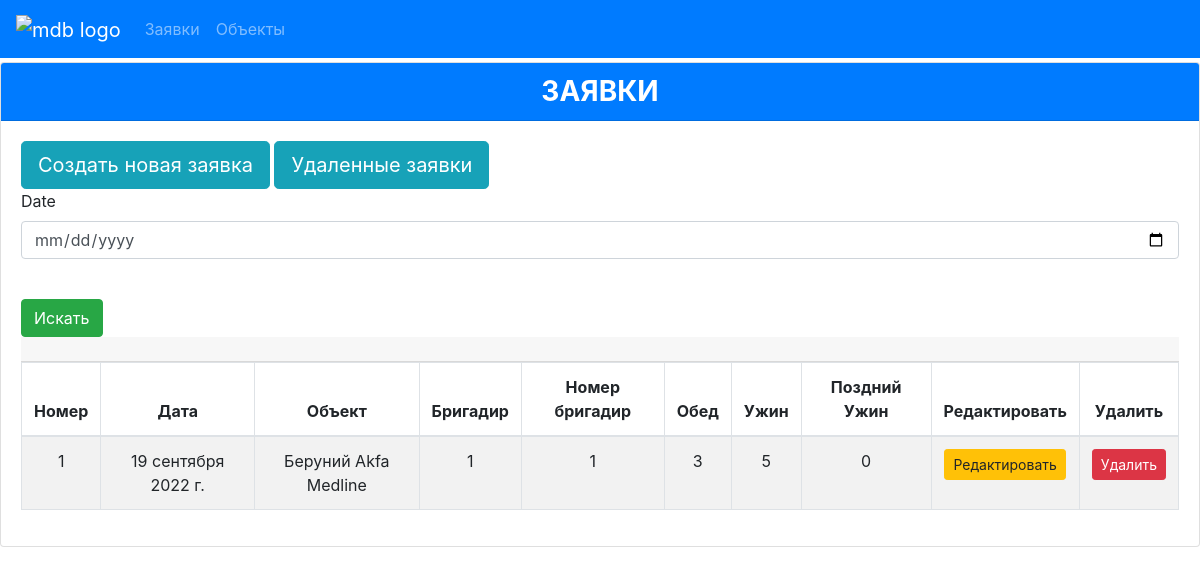
/requests/ (signed in), run on an earlier commit of the app's database.
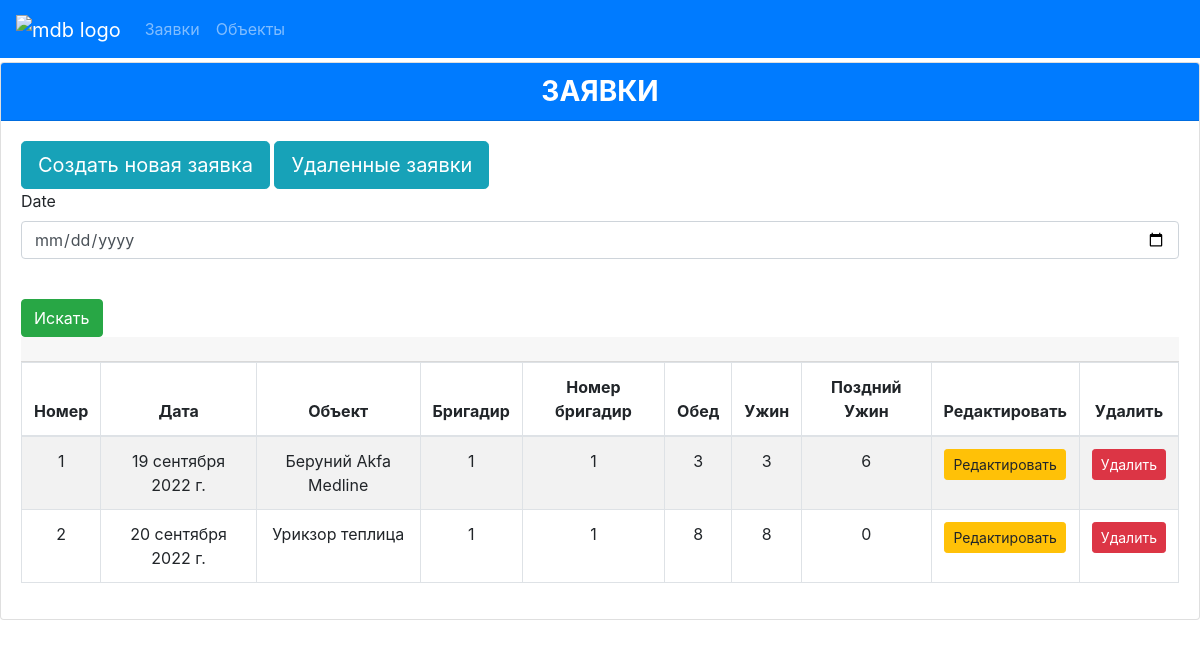
And on a later commit of the database.
### orders/models.py (models this page shows)
class Requests(models.Model):
    date = models.DateField(auto_now_add=True)
    object = models.ForeignKey(Objects, on_delete=models.CASCADE, verbose_name='Объект')
    lunch = models.IntegerField(default=0, blank=True, null=True,  verbose_name='Обед')
    dinner = models.IntegerField(default=0, blank=True, null=True,verbose_name='Ужин')
    late_dinner = models.IntegerField(default=0, blank=True, null=True,verbose_name='Поздный ужин')
    is_active = models.IntegerField(choices=IS_ACTIVE, default='1', verbose_name='Активность')
    class Meta:
        verbose_name = ("Заявка")
        verbose_name_plural = ("Заявки")

class Objects(models.Model):
    name = models.CharField(max_length=255, verbose_name='Название объекта')
    brigadir = models.CharField(max_length=255, verbose_name='Ф.И.О. Бригадира')
    phone = models.CharField(max_length=9, verbose_name='Номер телефона')
    is_active = models.IntegerField(choices=IS_ACTIVE, default='1', verbose_name='Активность')
    class Meta:
        verbose_name = ("Объект")
        verbose_name_plural = ("Объекты")
    def __str__(self):
        return self.name

### orders/views.py (the view)
# urls.py: path('requests/', requests, name='requests'),
@login_required
def requests(request):
    requests = Requests.objects.filter(is_active=1)
    rfilter = RequestFilter(request.GET, queryset=requests)
    requests = rfilter.qs
    print(requests)
    a = dict(rfilter.data)
    print(dict(a))
    context = {'requests': requests, 'rfilter': rfilter, 'a': a}
    return render(request, 'request/request.html', context=context)

### templates/request/request.html (shortened to what this page needs)
{% extends 'base.html' %}
{% block content %}
{% load bootstrap_icons %}
{% load crispy_forms_tags %}
<div class="card">
  <h3 class="card-header text-center font-weight-bold text-uppercase bg-primary" style="color: white;">
    Заявки
  </h3>
  <div class="card-body">
    <a href="{% url 'create_request' %}" type="submit" class="btn btn-info btn-lg btn">Создать новая заявка</a>
    <a href="{% url 'deleted_requests' %}" type="submit" class="btn btn-info btn-lg btn">Удаленные заявки</a>
    <div id="table" class="table-editable">
      <form method='GET'>
        <div class="md-form md-outline input-with-post-icon datepicker" id="accLabels">
          {{ rfilter.form | crispy }}<br>
          <input type="submit" value="Искать" class="btn btn-success bttn lg">
          <h3 class="card-header text-center font-weight-bold text-uppercase " >
          </h3>
        </div>
      </form>
      <table class="table table-bordered table-responsive-md table-striped text-center">
              <thead>
                <tr>
                  <th class="text-center">Номер</th>
                  <th class="text-center">Дата</th>
                  <th class="text-center">Объект</th>
                  <th class="text-center">Бригадир</th>
                  <th class="text-center">Номер бригадир</th>
                  <th class="text-center">Обед</th>
                  <th class="text-center">Ужин</th>
                  <th class="text-center">Поздний Ужин</th>
                  <th class="text-center">Редактировать</th>
                  <th class="text-center">Удалить</th>
                </tr>
              </thead>
              <tbody>
                {% for request in requests %}
                <tr>
                  <td class="pt-3-half" contenteditable="false">{{ forloop.counter }}</td>
                  <td class="pt-3-half" contenteditable="false">{{ request.date }}</td>
                  <td class="pt-3-half" contenteditable="false">{{ request.object }}</td>
                  <td class="pt-3-half" contenteditable="false">{{ request.object.brigadir }}</td>
                  <td class="pt-3-half" contenteditable="false">{{ request.object.phone }}</td>
                  <td class="pt-3-half" contenteditable="false">{{ request.lunch }}</td>
                  <td class="pt-3-half" contenteditable="false">{{ request.dinner }}</td>
                  <td class="pt-3-half" contenteditable="false">{{ request.late_dinner }}</td>
                   <td>
                    <span class="table-remove"
                      ><a href="{% url 'update_request' request.id %}" type="button" class="btn btn-warning btn-rounded btn-sm my-0"  >
                        Редактировать
                      </a></span>
                  </td>
                  <td>
                    <span class="table-remove"
                      ><a href="{% url 'delete_request' request.id %}"  type="button" class="btn btn-danger btn-rounded btn-sm my-0" style="color: white">
                        Удалить
                      </a></span>
                  </td>
                </tr>
                {% endfor %}
              </tbody>
      </table>
    </div>
  </div>
</div>
  {% endblock %}

What changed in the data, as far as the page shows it:
changed Requests "19 сентября 2022 г.": dinner "5" → "3"; late_dinner "0" → "6"
added Requests: date "20 сентября 2022 г.", object "Урикзор теплица", object.brigadir "1", object.phone "1", lunch "8", dinner "8", late_dinner "0"
